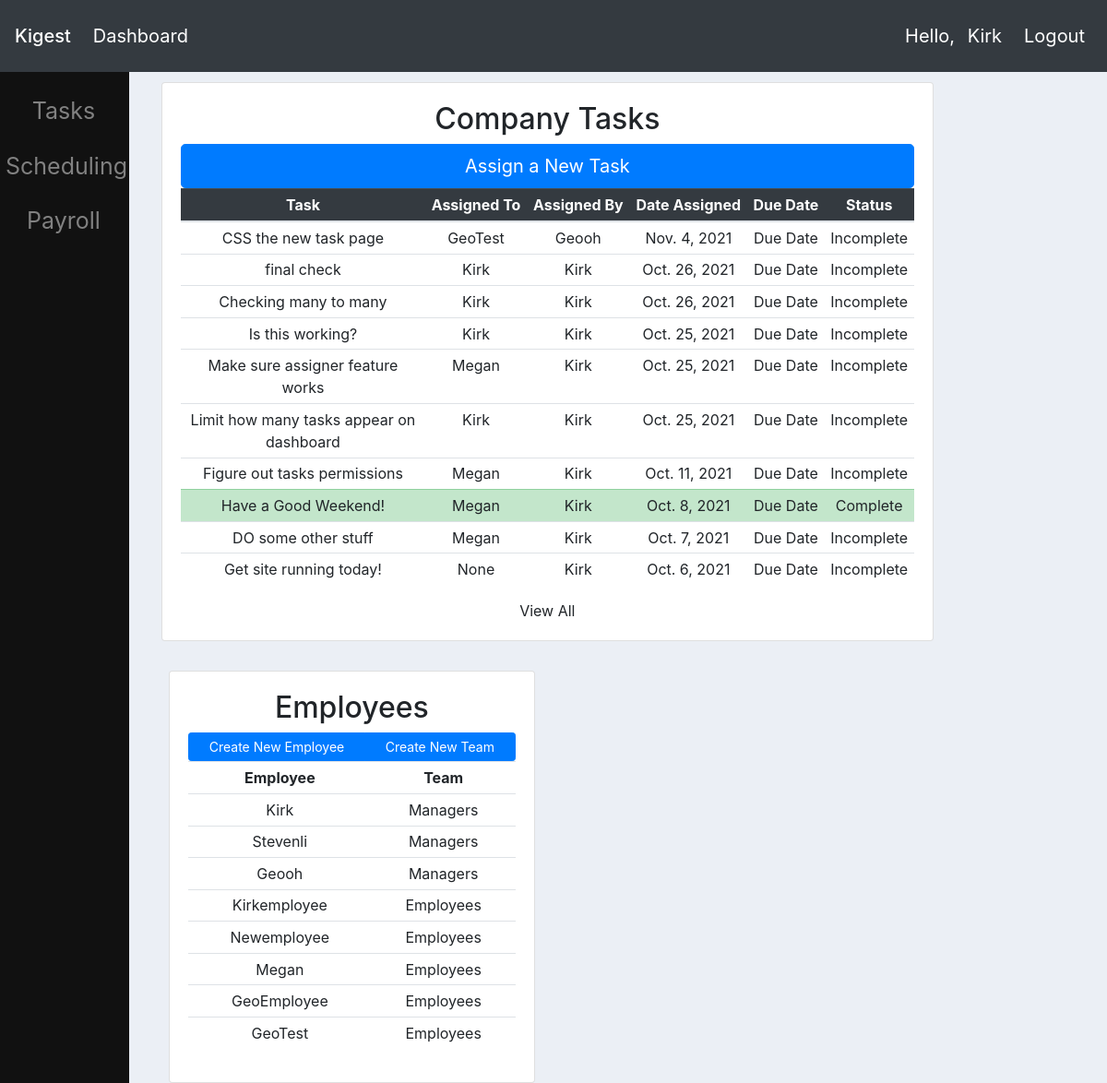
Page / (signed in) on the earlier database version.
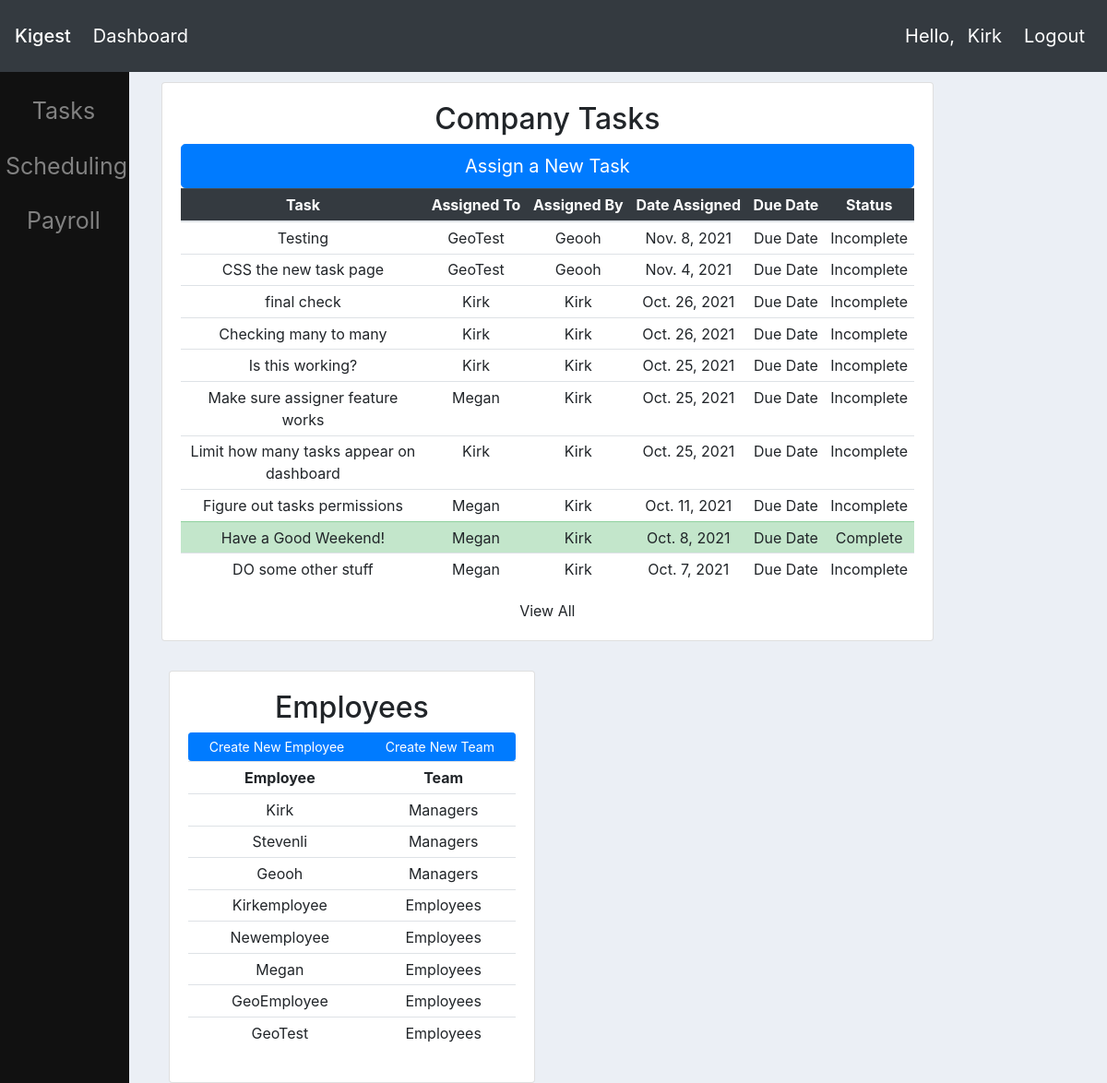
Same page on the later database version.
### tasks/models.py (models this page shows, shortened)
class Task(models.Model):
    title = models.CharField(max_length=60)
    assigner = models.ForeignKey(Employee, on_delete=models.CASCADE, default=1)
    date_created = models.DateTimeField(auto_now_add=True)
    date_due = models.DateTimeField(default=make_aware(datetime.datetime(2021,11,30,5,0,0)))
    date_completed = models.DateTimeField(null=True, blank=True)
    description = models.TextField(blank=True)
    is_complete = models.BooleanField(default=False)
    assignee = models.ManyToManyField(Employee, related_name='assignee')

### userprofile/models.py (models this page shows)
class Employee(models.Model):
    user = models.OneToOneField(User, on_delete=models.CASCADE)
    first_name = models.CharField(max_length=15, default='')
    last_name = models.CharField(max_length=20, default='')
    date_of_birth = models.DateField(null=True, blank=True)
    is_active = models.BooleanField(default=False)
    profile_picture = models.ImageField(default="default.png")
    street = models.CharField(max_length=200, null=True, blank=True, verbose_name='Street Address')
    city = models.CharField(max_length=75, null=True, blank=True, verbose_name='City')
    state = models.CharField(max_length=2, null=True, blank=True, verbose_name='State')
    phone = models.CharField(max_length=20, null=True, blank=True, verbose_name='Telephone Number')
    postal_code = models.CharField(max_length=5, null=True, blank=True, verbose_name='Postal Code')
    def __str__(self):
        return self.user.username

### website/views.py (the view)
# urls.py: path('', views.homepage, name = 'homepage'),
@login_required(login_url='/profile/login/')
def homepage(request):
    managers = Group.objects.get(name='managers').user_set.all()
    employees = Group.objects.get(name='employees').user_set.all()
    if request.user in managers or request.user.is_superuser:
        tasks = Task.objects.order_by('-date_created')[:10]
        return render(request, 'website/managerdashboard.html', {'tasks': tasks, 'managers': managers, 'employees': employees})
    elif request.user in employees:
        current_employee = Employee.objects.get(user=request.user)
        tasks = current_employee.assignee.all()
        return render(request, 'website/employeedashboard.html', {'tasks': tasks})
    else:
        return HttpResponse("Sorry, you aren't properly authenticated!")

### website/templates/website/managerdashboard.html (shortened to what this page needs)
{%  extends 'website/main.html' %}
{% block content %}
{% include 'website/taskspreview.html' %}
{% include 'website/employeespreview.html' %}
{% endblock %}

### website/templates/website/navbar.html (shortened to what this page needs)
<nav class="navbar fixed-top navbar-expand-lg navbar-dark bg-dark">
  <a class="navbar-brand mb-0 h1" href="{% url 'homepage' %}">Kigest</a>
  <div class="collapse navbar-collapse" id="navbarNav">
    <ul class="navbar-nav">
      <li class="nav-item active">
        <a class="nav-link" href="{% url 'homepage' %}">Dashboard</a>
        </li>
    </ul>
  </div>
    {% if user.is_authenticated %}<span class="navbar-text px-2 text-white"> Hello, <a class="navbar-text px-2 text-white" href="{% url 'profile:profile' request.user.username %}">{{request.user|capfirst}}</a></span>
    <span><a class="navbar-text px-2 text-white" href="{% url 'profile:logout' %}">Logout</a></span>{% endif %}
</nav>

### website/templates/website/taskspreview.html (shortened to what this page needs)
    <div class="col-md-10 mt-4">
		<div class="card card-body "><h2 class="text-center"><a class="text-reset text-decoration-none" href='{% url "tasks:tasks"%}'>Company Tasks</a></h2>
            <a class="btn btn-primary btn-lg btn-block" href="{% url 'tasks:newtask' %}" role="button">Assign a New Task</a>
            {% if tasks is None %}
                <h1 class="display-3">Looks like you're all caught up!</h1>
            {% else %}
            <table class="table table-sm table-hover">
                <thead class="table-dark">
                    <tr>
                        <th class="col-sm-4">Task</th>
                        <th>Assigned To</th>
                        <th>Assigned By</th>
                        <th>Date Assigned</th>
                        <th>Due Date</th>
                        <th>Status</th>
                    </tr>
                </thead>
                <tbody>
                    {% for task in tasks %}
                    {% if task.is_complete %}<tr class="table-success">
                    {% else %} <tr>
                    {% endif %}
                        <td><a class="text-reset text-decoration-none" href='{% url "tasks:viewtask" task.id%}'>{{ task.title }}</a></td>
                        <td>{{ task.assignee.all.first|capfirst }}</td>
                        <td>{{ task.assigner|capfirst }}</td>
                        <td>{{ task.date_created.date }}</td>
                        <td>Due Date</td>
                        {% if task.is_complete %}
                        <td>Complete</td>
                        {% else %}
                        <td>Incomplete</td>
                        {% endif %}
                    </tr>
                    {% endfor %}
                </tbody>
            </table>
            {% endif %}
            <div><a class = "text-reset fw-bold" href='{% url "tasks:tasks"%}'>View All</a></div>
        </div>
    </div>

### website/templates/website/employeespreview.html (shortened to what this page needs)
<br>
<div class="row mt-2 mx-2">
	<div class="col-md-5">
		<div class="card card-body"><h2 class="text-center"><a class="text-reset text-decoration-none" href='{% url "employeeview"%}'>Employees</a></h2>
            <div class="btn-group gap-1">
            <a class="btn btn-primary btn-sm" href="">Create New Employee</a>
            <a class="btn btn-primary btn-sm" href="">Create New Team</a>
            </div>
			<table class="table table-sm" id="employeeTable">
				<tr>
					<th class="text-center" onclick="sortTable(0)">Employee</th>
					<th class="text-center" onclick="sortTable(1)">Team</th>
                </tr>
                {% for manager in managers %}
                <tr>
                    <td>{{ manager|capfirst }}</td>
                    <td class="text-center">Managers</td>
                </tr>
                {% endfor %}
                {% for employee in employees %}
                <tr>
                    <td>{{ employee|capfirst }}</td>
                    <td class="text-center">Employees</td>
                </tr>
                {% endfor %}
            </table>
        </div>
    </div>

Differences in the rows shown:
no longer on this page (row unchanged): Task: title "Get site running today!", assignee.all.first "None", assigner "Kirk", date_created "Oct. 6, 2021", is_complete "Incomplete"
added Task: title "Testing", assignee.all.first "GeoTest", assigner "Geooh", date_created "Nov. 8, 2021", is_complete "Incomplete"
